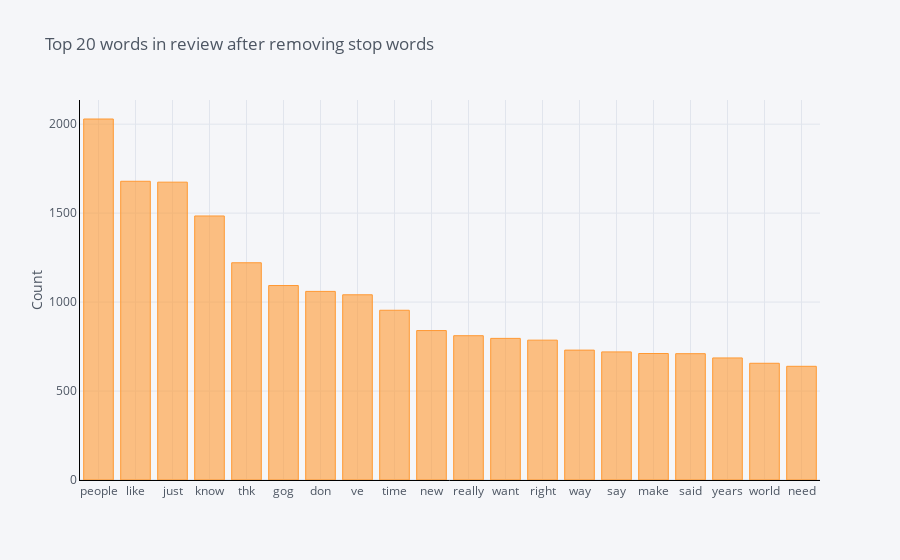

The notebook cell saved with this chart:
### Markdown cell above
## The distribution of top unigrams after removing stop words

### Code cell
def get_top_n_words(corpus, n=None):
    vec = CountVectorizer(stop_words = 'english').fit(corpus)
    bag_of_words = vec.transform(corpus)
    sum_words = bag_of_words.sum(axis=0) 
    words_freq = [(word, sum_words[0, idx]) for word, idx in vec.vocabulary_.items()]
    words_freq =sorted(words_freq, key = lambda x: x[1], reverse=True)
    return words_freq[:n]
common_words = get_top_n_words(df['text'], 20)
df2 = pd.DataFrame(common_words, columns = ['text' , 'count'])
df2
df2.groupby('text').sum()['count'].sort_values(ascending=False).iplot(
    kind='bar', yTitle='Count', linecolor='black', title='Top 20 words in review after removing stop words')

### Figure 1 — Plotly figure (JSON) as saved in the notebook; plotly's stock layout.template omitted (floating-point values rounded to 4 significant figures)
{"data": [{"marker": {"color": "rgba(255, 153, 51, 0.6)", "line": {"color": "rgba(255, 153, 51, 1.0)", "width": 1}}, "name": "count", "orientation": "v", "text": "", "type": "bar", "x": ["people", "like", "just", "know", "thk", "gog", "don", "ve", "time", "new", "really", "want", "right", "way", "say", "make", "said", "years", "world", "need"], "y": [2029, 1679, 1674, 1484, 1221, 1093, 1060, 1041, 954, 840, 811, 796, 786, 730, 720, 711, 710, 686, 656, 639]}], "layout": {"legend": {"bgcolor": "#F5F6F9", "font": {"color": "#4D5663"}}, "paper_bgcolor": "#F5F6F9", "plot_bgcolor": "#F5F6F9", "title": {"font": {"color": "#4D5663"}, "text": "Top 20 words in review after removing stop words"}, "xaxis": {"gridcolor": "#E1E5ED", "linecolor": "black", "showgrid": true, "tickfont": {"color": "#4D5663"}, "title": {"font": {"color": "#4D5663"}, "text": ""}, "zerolinecolor": "#E1E5ED"}, "yaxis": {"gridcolor": "#E1E5ED", "linecolor": "black", "showgrid": true, "tickfont": {"color": "#4D5663"}, "title": {"font": {"color": "#4D5663"}, "text": "Count"}, "zerolinecolor": "#E1E5ED"}}}
